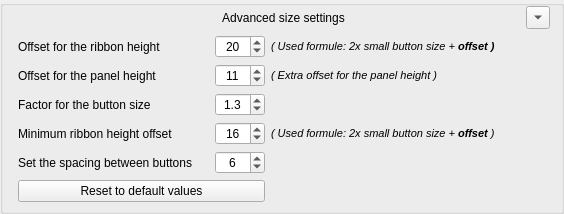
                   <widget class="QGroupBox" name="groupBox_15">
                    <property name="font">
                     <font>
                      <bold>false</bold>
                     </font>
                    </property>
                    <property name="title">
                     <string/>
                    </property>
                    <property name="checkable">
                     <bool>false</bool>
                    </property>
                    <layout class="QGridLayout" name="gridLayout_40">
                     <property name="leftMargin">
                      <number>6</number>
                     </property>
                     <property name="topMargin">
                      <number>0</number>
                     </property>
                     <property name="bottomMargin">
                      <number>0</number>
                     </property>
                     <item row="1" column="0" rowspan="2">
                      <widget class="QFrame" name="AdvacnedGroup">
                       <layout class="QGridLayout" name="gridLayout_41">
                        <property name="topMargin">
                         <number>0</number>
                        </property>
                        <item row="2" column="0">
                         <widget class="QLabel" name="label_38">
                          <property name="text">
                           <string>Factor for the button size</string>
                          </property>
                         </widget>
                        </item>
                        <item row="1" column="1">
                         <widget class="QSpinBox" name="PanelHeightOffset">
                          <property name="font">
                           <font>
                            <bold>false</bold>
                           </font>
                          </property>
                          <property name="alignment">
                           <set>Qt::AlignmentFlag::AlignCenter</set>
                          </property>
                          <property name="correctionMode">
                           <enum>QAbstractSpinBox::CorrectionMode::CorrectToNearestValue</enum>
                          </property>
                          <property name="minimum">
                           <number>8</number>
                          </property>
                          <property name="maximum">
                           <number>24</number>
                          </property>
                          <property name="value">
                           <number>11</number>
                          </property>
                         </widget>
                        </item>
                        <item row="3" column="0">
                         <widget class="QLabel" name="label_39">
                          <property name="text">
                           <string>Minimum ribbon height offset</string>
                          </property>
                         </widget>
                        </item>
                        <item row="1" column="2" colspan="2">
                         <widget class="QLabel" name="label_45">
                          <property name="text">
                           <string>&lt;html&gt;&lt;head/&gt;&lt;body&gt;&lt;p&gt;&lt;span style=&quot; font-size:8pt; font-style:italic;&quot;&gt;( Extra offset for the panel height )&lt;/span&gt;&lt;/p&gt;&lt;/body&gt;&lt;/html&gt;</string>
                          </property>
                         </widget>
                        </item>
                        <item row="1" column="0">
                         <widget class="QLabel" name="label_40">
                          <property name="text">
                           <string>Offset for the panel height</string>
                          </property>
                         </widget>
                        </item>
                        <item row="4" column="1">
                         <widget class="QSpinBox" name="ButtonSpacing">
                          <property name="alignment">
                           <set>Qt::AlignmentFlag::AlignCenter</set>
                          </property>
                          <property name="value">
                           <number>6</number>
                          </property>
                         </widget>
                        </item>
                        <item row="0" column="0">
                         <widget class="QLabel" name="label_37">
                          <property name="minimumSize">
                           <size>
                            <width>191</width>
                            <height>0</height>
                           </size>
                          </property>
                          <property name="text">
                           <string>Offset for the ribbon height</string>
                          </property>
                         </widget>
                        </item>
                        <item row="4" column="0">
                         <widget class="QLabel" name="label_42">
                          <property name="text">
                           <string>Set the spacing between buttons</string>
                          </property>
                         </widget>
                        </item>
                        <item row="3" column="2" colspan="2">
                         <widget class="QLabel" name="label_44">
                          <property name="text">
                           <string>&lt;html&gt;&lt;head/&gt;&lt;body&gt;&lt;p&gt;&lt;span style=&quot; font-size:8pt; font-style:italic;&quot;&gt;( Used formule: 2x small button size + &lt;/span&gt;&lt;span style=&quot; font-size:8pt; font-weight:700; font-style:italic;&quot;&gt;offset &lt;/span&gt;&lt;span style=&quot; font-size:8pt; font-style:italic;&quot;&gt;)&lt;/span&gt;&lt;/p&gt;&lt;/body&gt;&lt;/html&gt;</string>
                          </property>
                         </widget>
                        </item>
                        <item row="3" column="1">
                         <widget class="QSpinBox" name="MinimumRibbonHeight">
                          <property name="font">
                           <font>
                            <bold>false</bold>
                           </font>
                          </property>
                          <property name="alignment">
                           <set>Qt::AlignmentFlag::AlignCenter</set>
                          </property>
                          <property name="minimum">
                           <number>8</number>
                          </property>
                          <property name="maximum">
                           <number>24</number>
                          </property>
                          <property name="value">
                           <number>16</number>
                          </property>
                         </widget>
                        </item>
                        <item row="1" column="4">
                         <spacer name="horizontalSpacer_13">
                          <property name="orientation">
                           <enum>Qt::Orientation::Horizontal</enum>
                          </property>
                          <property name="sizeHint" stdset="0">
                           <size>
                            <width>40</width>
                            <height>20</height>
                           </size>
                          </property>
                         </spacer>
                        </item>
                        <item row="2" column="1">
                         <widget class="QDoubleSpinBox" name="ButtonSizeFactor">
                          <property name="font">
                           <font>
                            <bold>false</bold>
                           </font>
                          </property>
                          <property name="alignment">
                           <set>Qt::AlignmentFlag::AlignCenter</set>
                          </property>
                          <property name="decimals">
                           <number>1</number>
                          </property>
                          <property name="minimum">
                           <double>0.500000000000000</double>
                          </property>
                          <property name="maximum">
                           <double>2.000000000000000</double>
                          </property>
                          <property name="singleStep">
                           <double>0.100000000000000</double>
                          </property>
                          <property name="stepType">
                           <enum>QAbstractSpinBox::StepType::AdaptiveDecimalStepType</enum>
                          </property>
                          <property name="value">
                           <double>1.300000000000000</double>
                          </property>
                         </widget>
                        </item>
                        <item row="0" column="2" colspan="2">
                         <widget class="QLabel" name="label_43">
                          <property name="text">
                           <string>&lt;html&gt;&lt;head/&gt;&lt;body&gt;&lt;p&gt;&lt;span style=&quot; font-size:8pt; font-style:italic;&quot;&gt;( Used formule: 2x small button size + &lt;/span&gt;&lt;span style=&quot; font-size:8pt; font-weight:700; font-style:italic;&quot;&gt;offset )&lt;/span&gt;&lt;/p&gt;&lt;/body&gt;&lt;/html&gt;</string>
                          </property>
                         </widget>
                        </item>
                        <item row="0" column="1">
                         <widget class="QSpinBox" name="RibbonHeightOffset">
                          <property name="sizePolicy">
                           <sizepolicy hsizetype="Minimum" vsizetype="Fixed">
                            <horstretch>0</horstretch>
                            <verstretch>0</verstretch>
                           </sizepolicy>
                          </property>
                          <property name="minimumSize">
                           <size>
                            <width>50</width>
                            <height>20</height>
                           </size>
                          </property>
                          <property name="sizeIncrement">
                           <size>
                            <width>0</width>
                            <height>0</height>
                           </size>
                          </property>
                          <property name="baseSize">
                           <size>
                            <width>0</width>
                            <height>0</height>
                           </size>
                          </property>
                          <property name="font">
                           <font>
                            <bold>false</bold>
                           </font>
                          </property>
                          <property name="focusPolicy">
                           <enum>Qt::FocusPolicy::WheelFocus</enum>
                          </property>
                          <property name="frame">
                           <bool>true</bool>
                          </property>
                          <property name="alignment">
                           <set>Qt::AlignmentFlag::AlignCenter</set>
                          </property>
                          <property name="correctionMode">
                           <enum>QAbstractSpinBox::CorrectionMode::CorrectToNearestValue</enum>
                          </property>
                          <property name="showGroupSeparator" stdset="0">
                           <bool>false</bool>
                          </property>
                          <property name="minimum">
                           <number>0</number>
                          </property>
                          <property name="maximum">
                           <number>50</number>
                          </property>
                          <property name="value">
                           <number>20</number>
                          </property>
                          <property name="displayIntegerBase">
                           <number>10</number>
                          </property>
                         </widget>
                        </item>
                        <item row="5" column="0" colspan="2">
                         <widget class="QPushButton" name="ResetAdvancedSettings">
                          <property name="text">
                           <string>Reset to default values</string>
                          </property>
                         </widget>
                        </item>
                       </layout>
                      </widget>
                     </item>
                     <item row="0" column="0" colspan="2">
                      <widget class="QFrame" name="frame_12">
                       <property name="minimumSize">
                        <size>
                         <width>0</width>
                         <height>0</height>
                        </size>
                       </property>
                       <layout class="QGridLayout" name="gridLayout_42">
                        <property name="leftMargin">
                         <number>0</number>
                        </property>
                        <property name="topMargin">
                         <number>0</number>
                        </property>
                        <property name="rightMargin">
                         <number>0</number>
                        </property>
                        <property name="bottomMargin">
                         <number>0</number>
                        </property>
                        <property name="spacing">
                         <number>0</number>
                        </property>
                        <item row="0" column="0">
                         <layout class="QGridLayout" name="gridLayout_37">
                          <property name="spacing">
                           <number>0</number>
                          </property>
                          <item row="0" column="1" rowspan="2" colspan="2">
                           <widget class="QLabel" name="label_31">
                            <property name="sizePolicy">
                             <sizepolicy hsizetype="Preferred" vsizetype="Preferred">
                              <horstretch>0</horstretch>
                              <verstretch>0</verstretch>
                             </sizepolicy>
                            </property>
                            <property name="text">
                             <string>Advanced size settings</string>
                            </property>
                            <property name="alignment">
                             <set>Qt::AlignmentFlag::AlignCenter</set>
                            </property>
                           </widget>
                          </item>
                          <item row="0" column="3" rowspan="2">
                           <widget class="QToolButton" name="toolButton">
                            <property name="text">
                             <string>...</string>
                            </property>
                            <property name="checkable">
                             <bool>true</bool>
                            </property>
                            <property name="checked">
                             <bool>false</bool>
                            </property>
                            <property name="arrowType">
                             <enum>Qt::ArrowType::DownArrow</enum>
                            </property>
                           </widget>
                          </item>
                          <item row="0" column="0">
                           <spacer name="horizontalSpacer_14">
                            <property name="orientation">
                             <enum>Qt::Orientation::Horizontal</enum>
                            </property>
                            <property name="sizeType">
                             <enum>QSizePolicy::Policy::Fixed</enum>
                            </property>
                            <property name="sizeHint" stdset="0">
                             <size>
                              <width>32</width>
                              <height>20</height>
                             </size>
                            </property>
                           </spacer>
                          </item>
                         </layout>
                        </item>
                       </layout>
                      </widget>
                     </item>
                    </layout>
                   </widget>
